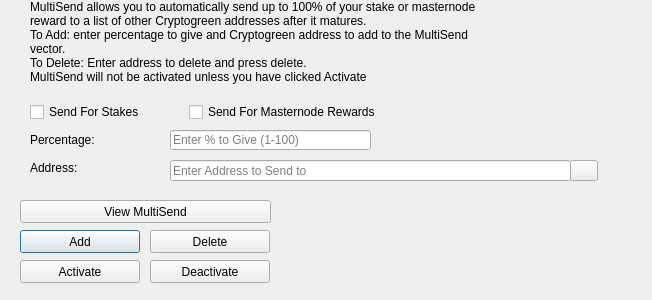
<?xml version="1.0" encoding="UTF-8"?>
<ui version="4.0">
 <class>MultiSendDialog</class>
 <widget class="QDialog" name="MultiSendDialog">
  <property name="windowModality">
   <enum>Qt::NonModal</enum>
  </property>
  <property name="geometry">
   <rect>
    <x>0</x>
    <y>0</y>
    <width>652</width>
    <height>300</height>
   </rect>
  </property>
  <property name="windowTitle">
   <string>MultiSend</string>
  </property>
  <widget class="QLineEdit" name="multiSendPercentEdit">
   <property name="geometry">
    <rect>
     <x>170</x>
     <y>130</y>
     <width>201</width>
     <height>20</height>
    </rect>
   </property>
   <property name="toolTip">
    <string>Enter whole numbers 1 - 100</string>
   </property>
   <property name="placeholderText">
    <string>Enter % to Give (1-100)</string>
   </property>
  </widget>
  <widget class="QLineEdit" name="multiSendAddressEdit">
   <property name="geometry">
    <rect>
     <x>170</x>
     <y>160</y>
     <width>401</width>
     <height>21</height>
    </rect>
   </property>
   <property name="toolTip">
    <string/>
   </property>
   <property name="placeholderText">
    <string>Enter Address to Send to</string>
   </property>
  </widget>
  <widget class="QLabel" name="label_2">
   <property name="geometry">
    <rect>
     <x>30</x>
     <y>0</y>
     <width>451</width>
     <height>121</height>
    </rect>
   </property>
   <property name="lineWidth">
    <number>1</number>
   </property>
   <property name="text">
    <string>MultiSend allows you to automatically send up to 100% of your stake or masternode reward to a list of other Cryptogreen addresses after it matures.
To Add: enter percentage to give and Cryptogreen address to add to the MultiSend vector.
To Delete: Enter address to delete and press delete.
MultiSend will not be activated unless you have clicked Activate</string>
   </property>
   <property name="alignment">
    <set>Qt::AlignLeading|Qt::AlignLeft|Qt::AlignTop</set>
   </property>
   <property name="wordWrap">
    <bool>true</bool>
   </property>
  </widget>
  <widget class="QLabel" name="message">
   <property name="geometry">
    <rect>
     <x>290</x>
     <y>200</y>
     <width>351</width>
     <height>91</height>
    </rect>
   </property>
   <property name="text">
    <string/>
   </property>
  </widget>
  <widget class="QPushButton" name="addButton">
   <property name="geometry">
    <rect>
     <x>20</x>
     <y>230</y>
     <width>120</width>
     <height>23</height>
    </rect>
   </property>
   <property name="toolTip">
    <string/>
   </property>
   <property name="statusTip">
    <string>Add to MultiSend Vector</string>
   </property>
   <property name="text">
    <string>Add</string>
   </property>
  </widget>
  <widget class="QPushButton" name="disableButton">
   <property name="geometry">
    <rect>
     <x>150</x>
     <y>260</y>
     <width>120</width>
     <height>23</height>
    </rect>
   </property>
   <property name="statusTip">
    <string>Deactivate MultiSend</string>
   </property>
   <property name="text">
    <string>Deactivate</string>
   </property>
  </widget>
  <widget class="QPushButton" name="addressBookButton">
   <property name="geometry">
    <rect>
     <x>570</x>
     <y>160</y>
     <width>28</width>
     <height>21</height>
    </rect>
   </property>
   <property name="toolTip">
    <string>Choose an address from the address book</string>
   </property>
   <property name="text">
    <string/>
   </property>
   <property name="icon">
    <iconset resource="../cryptogreen.qrc">
     <normaloff>:/icons/address-book</normaloff>:/icons/address-book</iconset>
   </property>
   <property name="shortcut">
    <string>Alt+A</string>
   </property>
   <property name="autoDefault">
    <bool>false</bool>
   </property>
  </widget>
  <widget class="QLabel" name="label">
   <property name="geometry">
    <rect>
     <x>30</x>
     <y>130</y>
     <width>121</width>
     <height>20</height>
    </rect>
   </property>
   <property name="toolTip">
    <string>Percentage of stake to send</string>
   </property>
   <property name="text">
    <string>Percentage:</string>
   </property>
  </widget>
  <widget class="QLabel" name="label_5">
   <property name="geometry">
    <rect>
     <x>30</x>
     <y>160</y>
     <width>111</width>
     <height>16</height>
    </rect>
   </property>
   <property name="toolTip">
    <string>Address to send portion of stake to</string>
   </property>
   <property name="text">
    <string>Address:</string>
   </property>
  </widget>
  <widget class="QPushButton" name="deleteButton">
   <property name="geometry">
    <rect>
     <x>150</x>
     <y>230</y>
     <width>120</width>
     <height>23</height>
    </rect>
   </property>
   <property name="toolTip">
    <string/>
   </property>
   <property name="statusTip">
    <string>Delete Address From MultiSend Vector</string>
   </property>
   <property name="text">
    <string>Delete</string>
   </property>
  </widget>
  <widget class="QPushButton" name="activateButton">
   <property name="geometry">
    <rect>
     <x>20</x>
     <y>260</y>
     <width>120</width>
     <height>23</height>
    </rect>
   </property>
   <property name="statusTip">
    <string>Activate MultiSend</string>
   </property>
   <property name="text">
    <string>Activate</string>
   </property>
  </widget>
  <widget class="QPushButton" name="viewButton">
   <property name="geometry">
    <rect>
     <x>20</x>
     <y>200</y>
     <width>251</width>
     <height>23</height>
    </rect>
   </property>
   <property name="toolTip">
    <string/>
   </property>
   <property name="statusTip">
    <string>View MultiSend Vector</string>
   </property>
   <property name="text">
    <string>View MultiSend</string>
   </property>
  </widget>
  <widget class="QWidget" name="horizontalLayoutWidget">
   <property name="geometry">
    <rect>
     <x>30</x>
     <y>100</y>
     <width>351</width>
     <height>24</height>
    </rect>
   </property>
   <layout class="QHBoxLayout" name="horizontalLayout">
    <item>
     <widget class="QCheckBox" name="multiSendStakeCheckBox">
      <property name="text">
       <string>Send For Stakes</string>
      </property>
     </widget>
    </item>
    <item>
     <widget class="QCheckBox" name="multiSendMasternodeCheckBox">
      <property name="text">
       <string>Send For Masternode Rewards</string>
      </property>
     </widget>
    </item>
   </layout>
  </widget>
 </widget>
 <resources>
  <include location="../cryptogreen.qrc"/>
 </resources>
 <connections/>
</ui>
